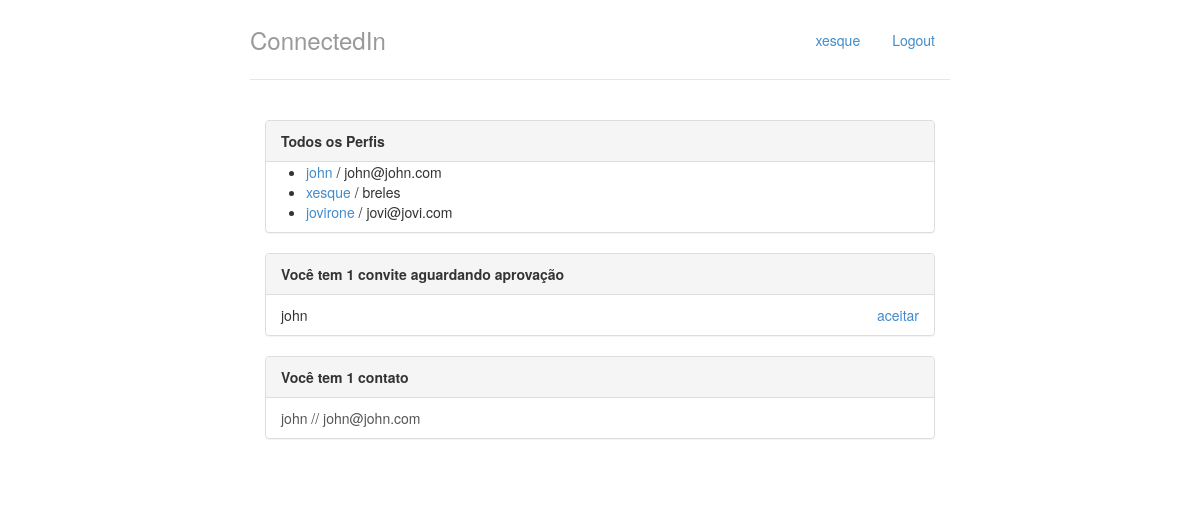
Before: / with the older database file.
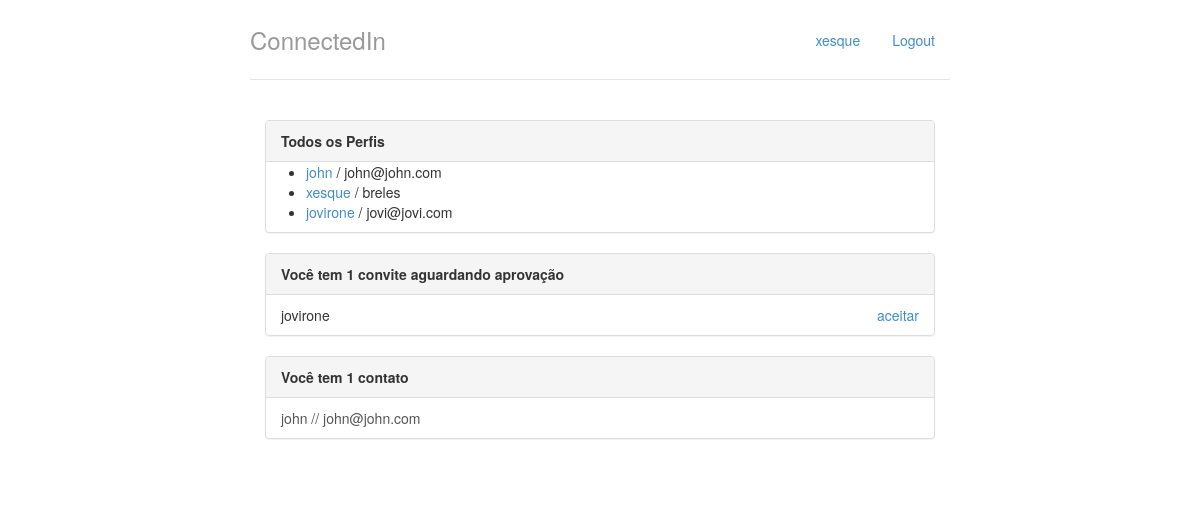
After: the same page with the newer database file.
### perfis/models.py (models this page shows, shortened)
class Perfil(models.Model):
    nome = models.CharField(max_length=255, null=False)
    email = models.CharField(max_length=255, null=False)
    telefone = models.CharField(max_length=15, null=False)
    nome_empresa = models.CharField(max_length=255, null=False)
    contatos = models.ManyToManyField('self')

class Convite(models.Model):
    solicitante = models.ForeignKey(Perfil, related_name='convites_feitos', on_delete=models.CASCADE)
    convidado = models.ForeignKey(Perfil, related_name='convites_recebidos', on_delete=models.CASCADE)

### perfis/views.py (the view)
# urls.py: path('', views.index, name='index'),
def index(request):
    return render(request, 'index.html', {'perfis': Perfil.objects.all(), 'perfil_logado': get_perfil_logado(request)})

### perfis/views.py (called while the page is built)
def get_perfil_logado(request):
    return Perfil.objects.get(id=2)

### perfis/templates/index.html
{% extends "base.html" %}
{% block body %}
<div class="col-lg-12">
    <div class="panel panel-default">
        <div class="panel-heading">
            <strong>Todos os Perfis</strong>
        </div>
        {% if perfis %}
        <ul>
            {% for perfil in perfis %}
                <li>
                    <a href="{% url 'exibir' perfil.id%}">{{ perfil.nome }}</a> / {{ perfil.email }}
                </li>
            {% endfor %}
        </ul>
        {% else %}
            <p>Nenhum Perfil encontrado</p>
        {% endif %}
    </div>
    <div class="panel panel-default">
        {% with total_de_convites=perfil_logado.convites_recebidos.count %}
            {% if total_de_convites %}
                <div class="panel-heading">
                    <strong>
                        Você tem {{ total_de_convites }}
                        convite{{ total_de_convites | pluralize }}
                        aguardando aprovação
                    </strong>
                </div>
                <ul class="list-group">
                    {% for convite in perfil_logado.convites_recebidos.all %}
                        <li class="list-group-item">
                            {{ convite.solicitante.nome }}
                            <a href="{% url 'aceitar' convite.id %}" class="pull-right">aceitar</a>
                        </li>
                    {% endfor %}
                </ul>
            {% else %}
                <div class="panel-body">
                    <p>Nenhum convite recebido :(</p>
                </div>
            {% endif %}
        {% endwith %}
    </div>
    <div class="panel panel-default">
        {% with total_de_contatos=perfil_logado.contatos.count %}
            {% if total_de_contatos %}
                <div class="panel-heading">
                    <strong>
                        Você tem {{total_de_contatos}}
                        contato{{ total_de_contatos|pluralize }}
                    </strong>
                </div>
                <ul class="list-group">
                    {% for contato in perfil_logado.contatos.all %}
                        <a href="{% url 'exibir' contato.id %}"
                        class="list-group-item">{{ contato.nome }} // {{ contato.email }}</a>
                    {% endfor %}
                </ul>
            {% else %}
                <div class="panel-body">
                    <p>Você não possui contatos no momento :(</p>
                </div>
            {% endif %}
        {% endwith %}
    </div>
</div>
{% endblock %}

### perfis/templates/base.html (shortened to what this page needs)
{% load staticfiles %}
<!DOCTYPE html>
<html lang="pt">
<head>
    <link href="{% static 'styles/bootstrap.css' %}"
          rel="stylesheet">
    <link href="{% static 'styles/main.css' %}"
          rel="stylesheet">
</head>
<body>
    <div class="container">
        <div class="header">
            <ul class="nav nav-pills pull-right">
                <li class=""><a href="{% url 'index' %}">{{ perfil_logado.nome }}</a></li>
                <li class=""><a href="/logout/">Logout</a></li>
            </ul>
            <h3 class="text-muted">ConnectedIn</h3>
        </div>
        <div class="row content">
            {% block body %}
            {% endblock %}
        </div>
    </div>
</body>
</html>

### perfis/static/styles/main.css (style rules this page uses)
body { padding-top: 20px; padding-bottom: 20px; }
.header, .content, .footer { padding-left: 15px; padding-right: 15px; }
.header { border-bottom: 1px solid #e5e5e5; }
.header h3 { margin-top: 0; margin-bottom: 0; line-height: 40px; padding-bottom: 19px; }
@media (min-width: 768px) { .container { max-width: 730px; } }
.content { margin: 40px 0; }
@media screen and (min-width: 768px) { .header, .content, .footer { padding-left: 0; padding-right: 0; } }
@media screen and (min-width: 768px) { .header { margin-bottom: 30px; } }

Changed rows visible on the page:
removed Convite: solicitante.nome "john"
added Convite: solicitante.nome "jovirone"
